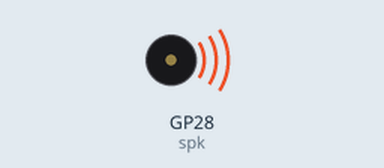
The program below on a simulated Raspberry Pi Pico running MicroPython. On the bench: buzzer (waves = sounding). At 1.2 s the program stops and its outputs stay as they are.

Above: at 0.1 s.
Timing chart, 0 to 2.7 s (numbered marks = the images above):
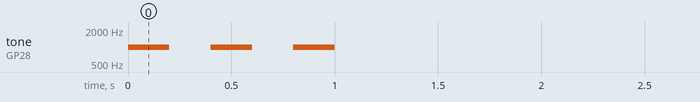

Measured:
- by itself, tone on GP28 (spk): alternates 1000 Hz for 0.20 s and silent for 0.20 s, 6 changes in all, then stays silent

The program:

speaker_test.py
```python
# 喇叭出聲測試(第一步，先驗證接線)：手邊電阻是棕黑黃金=100k歐姆(比理想值大，聲音會較小聲，
# 但先求驗證接線)。電晶體建議用 C1815(比 9013 增益高，100k 電阻下聲音較明顯)：
#   GP28 --[100k電阻]-- C1815 基極(B)
#   3V3  -- 喇叭+  喇叭- -- C1815 集極(C)
#   C1815 射極(E) -- GND
# GPIO 只驅動基極(電流僅 uA 等級)，喇叭實際電流由 3V3 經電晶體供應，不流過 GPIO，避免燒壞腳位。
# 注意 C1815(Toshiba TO-92) 平面朝自己時接腳順序是 E-C-B(跟 9013 的 E-B-C 不同)，
# 接之前務必核對電晶體上印的型號跟實際兩側平面/圓弧方向，或用三用電表核對，避免 B/C 接反。
# 用 mpremote/Thonny 單獨執行這支檔案，聽到 3 聲短嗶(即使很小聲)就代表接線正確。
from machine import Pin, PWM
import time

spk = PWM(Pin(28))
spk.freq(1000)
for _ in range(3):
    spk.duty_u16(32768)
    time.sleep(0.2)
    spk.duty_u16(0)
    time.sleep(0.2)
spk.deinit()
```
